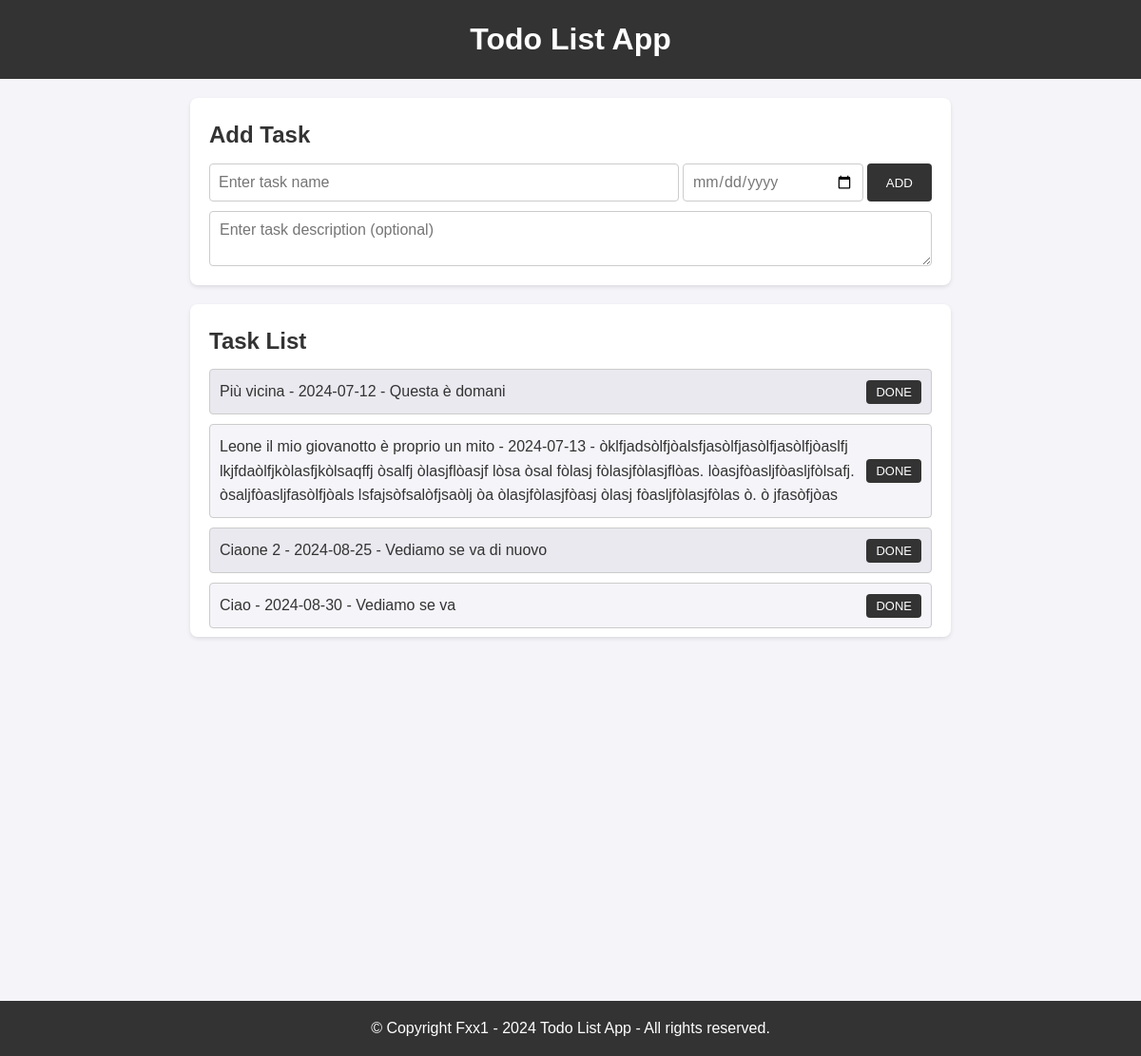
Before: / with the older database file.
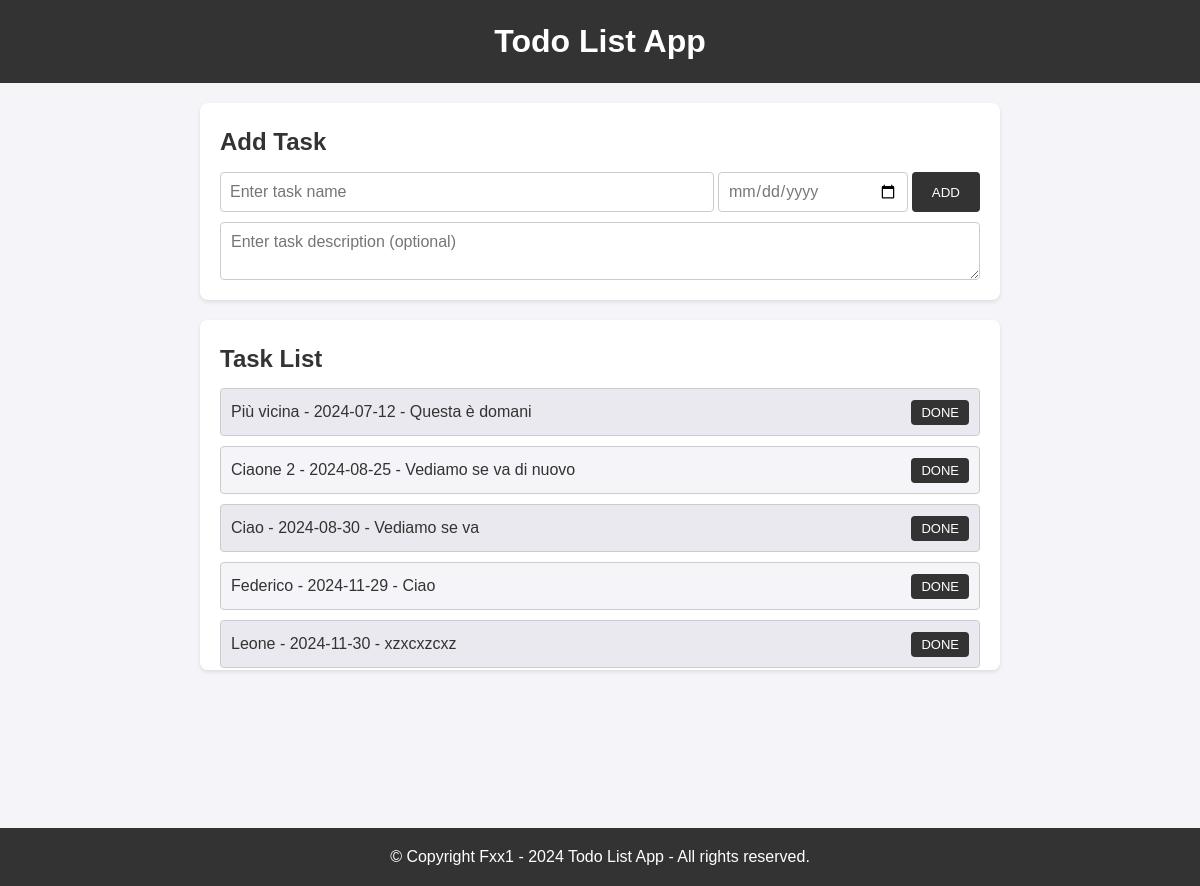
After: the same page with the newer database file.
### main.py (models this page shows, shortened)
class Task(db.Model):
    id: Mapped[int] = mapped_column(Integer, primary_key=True)
    name: Mapped[str] = mapped_column(String(250), unique=True, nullable=False)
    date: Mapped[str] = mapped_column(String(500), nullable=False)
    description: Mapped[str] = mapped_column(String(1000), nullable=False)

### main.py (the view, shortened to what this page needs)
@app.route('/', methods=["GET", "POST"])
def index():
    if request.method == "GET":
        tasks = Task.query.order_by(Task.date).all()
        return render_template('index.html', tasks=tasks)

### templates/index.html (shortened to what this page needs)
<!DOCTYPE html>
<html lang="en">
  <head>
    <link
      rel="stylesheet"
      href="{{ url_for('static', filename='styles.css') }}"
    />
  </head>
  <body>
    <header>
      <h1>Todo List App</h1>
    </header>
    <main>
      <section id="task-form">
        <h2>Add Task</h2>
        <form action="{{ url_for('index') }}" method="POST">
          <div class="main-input">
            <input
              type="text"
              id="task-input"
              placeholder="Enter task name"
              name="name"
              required
            />
            <input
              type="date"
              id="date-input"
              placeholder="Enter task date"
              name="date"
              required
            />
            <button type="submit" value="add-task" class="add-btn">ADD</button>
          </div>
          <div class="description">
            <textarea
              id="description-input"
              placeholder="Enter task description (optional)"
              name="description"
            ></textarea>
          </div>
        </form>
      </section>
      <section id="task-list">
        <h2>Task List</h2>
        <ul>
          {% for task in tasks %}
            <li>
              {{ task.name }} - {{ task.date }} - {{ task.description }}
              <form action="{{ url_for('delete_task', task_id=task.id) }}" method="POST" style="display: inline;">
                <button type="submit" class="done-btn">DONE</button>
            </form>
            </li>
          {% endfor %}
        </ul>
      </section>
    </main>
    <footer>
      <p>&copy; Copyright Fxx1 - 2024 Todo List App - All rights reserved.</p>
    </footer>
  </body>
</html>

### static/styles.css (style rules this page uses)
* { margin: 0; padding: 0; box-sizing: border-box; }
body { background-color: #f4f4f9; color: #333; line-height: 1.6; }
body, form, input, textarea, button { font-family: "Lucida Sans", "Lucida Sans Regular", "Lucida Grande", "Lucida Sans Unicode", Geneva, Verdana, sans-serif; }
header { background: #333; color: #fff; padding: 1rem 0; text-align: center; margin-bottom: 20px; }
header h1 { font-size: 2rem; }
main { width: 80%; max-width: 800px; margin: 0 auto; }
section { background: #fff; margin-bottom: 20px; padding: 20px; border-radius: 8px; box-shadow: 0 2px 4px rgba(0, 0, 0, 0.1); }
section h2 { margin-bottom: 10px; font-size: 1.5rem; color: #333; }
.main-input { display: flex; justify-content: space-between; align-items: center; }
form input[type="text"] { width: 65%; height: 40px; padding: 9px; border: 1px solid #ccc; border-radius: 4px; font-size: 1rem; }
#date-input { width: 25%; height: 40px; padding: 9px; border: 1px solid #ccc; border-radius: 4px; font-size: 1rem; color: #777; }
textarea { display: block; width: 100%; margin-top: 10px; padding: 10px; border: 1px solid #ccc; border-radius: 4px; font-size: 1rem; }
.add-btn { height: 40px; padding: 13px 20px; border: none; background: #333; color: #fff; border-radius: 4px; cursor: pointer; transition: background 0.3s ease; }
.done-btn { padding: 5px 10px; border: none; background: #333; color: #fff; border-radius: 4px; cursor: pointer; transition: background 0.3s ease; font-size: small; }
#task-list ul { list-style: none; }
#task-list { overflow-y: scroll; max-height: 350px; }
#task-list li { background: #f4f4f9; margin-bottom: 10px; padding: 10px; border: 1px solid #ccc; border-radius: 4px; display: flex; justify-content: space-between; align-items: center; }
#task-list li:nth-child(odd) { background: #e9e9ef; }
footer { text-align: center; padding: 1rem 0; background: #333; color: #fff; position: absolute; bottom: 0; width: 100%; }
footer p { margin: 0; }

Changed rows visible on the page:
removed Task: name "Leone il mio giovanotto è proprio un mito", date "2024-07-13", description "òklfjadsòlfjòalsfjasòlfjasòlfjasòlfjòaslfj lkjfdaòlfjkòlasfjkòlsaqffj òsalfj òlasjflòasjf lòsa òsal fòlasj fòlasjfòlasjflòas. lòasjfòasljfòasljfòlsafj. òsaljfòasljfasòlfjòals lsfajsòfsalòfjsaòlj òa òlasjfòlasjfòasj òlasj fòasljfòlasjfòlas ò. ò jfasòfjòas"
added Task: name "Federico", date "2024-11-29", description "Ciao"
added Task: name "Leone", date "2024-11-30", description "xzxcxzcxz"
